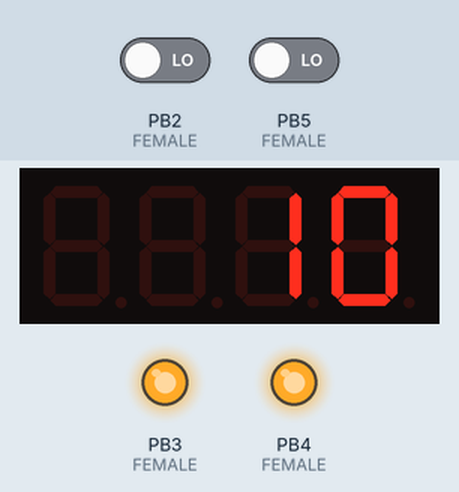
This sketch was run on a simulated ATtiny85, built with avr-gcc and run on an emulated ATtiny85. Parts: 4-digit seven-segment display, output pins drawn as LEDs (lit = HIGH). The inputs (shaded band) are chosen by the test bench; at power-on: PB2 (FEMALE) LOW, PB5 (FEMALE) LOW.

Above: at 0.1 s.
At 14.1 s:
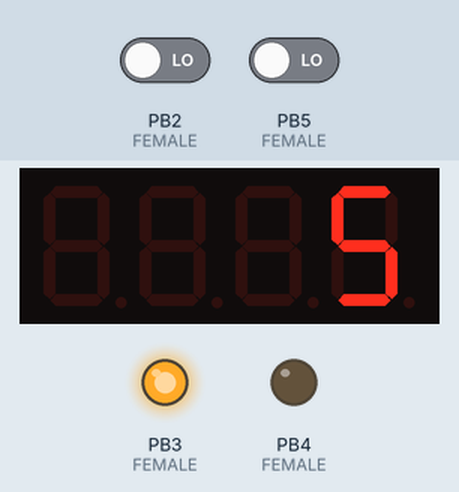
At 26.1 s:
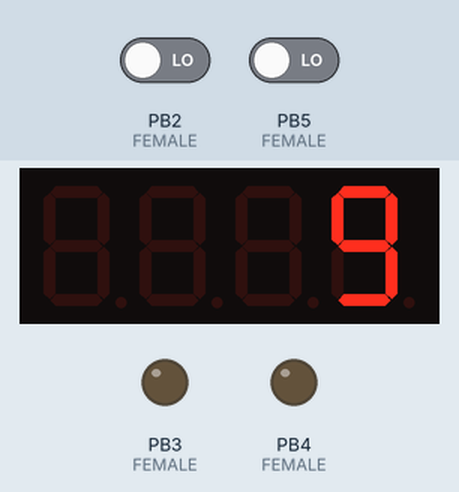
At 38.2 s:
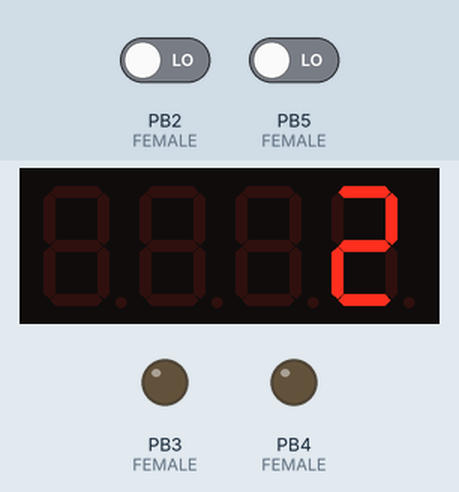
Timing chart, 0 to 39.7 s (numbered marks = the images above):
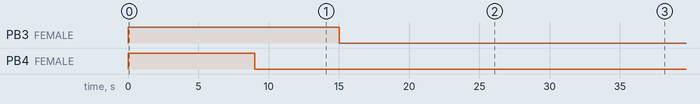

The sketch:

historyBox.ino
```cpp
#include <Wire.h> // Enable this line if using Arduino Uno, Mega, etc.
#include <Adafruit_GFX.h>
#include "Adafruit_LEDBackpack.h"

Adafruit_7segment matrix = Adafruit_7segment();

#define MALE0 A0
#define MALE1 A1
#define MALE2 A2
#define MALE3 A3
#define MALE4 13 // SCK
#define MALE5 11 // MOSI
#define MALE6 12 // MISO
#define MALE7 7

#define FEMALE0 4
#define FEMALE1 3
#define FEMALE2 2
#define FEMALE3 10
#define FEMALE4 9
#define FEMALE5 6
#define FEMALE6 5

int MALE[8] = {MALE0, MALE1, MALE2 ,MALE3, MALE4, MALE5, MALE6, MALE7};
int FEMALE[7] = {FEMALE0, FEMALE1, FEMALE2, FEMALE3, FEMALE4, FEMALE5, FEMALE6};

void setup() {
#ifndef __AVR_ATtiny85__
  Serial.begin(9600);
  Serial.println("History Quiz");
#endif
  matrix.begin(0x70);
  for(int index=0; index < 8; index++){
    pinMode(MALE[index], OUTPUT);
    digitalWrite(MALE[index], HIGH);
    if(index < 7){
      pinMode(FEMALE[index], INPUT_PULLUP);
    }
  }
}

void loop() {
  for(int i=0; i < 8; i++){
    digitalWrite(MALE[i], LOW);
    for(int j=0; j < 7; j++){
      if(!digitalRead(FEMALE[j])){
        matrix.print(FEMALE[j], DEC);
        matrix.writeDisplay();
        delay(1000);
      }
    }
  }
  matrix.print(9999, DEC);
  matrix.writeDisplay();
  delay(10);
}
```

Measured:
- by itself, PB3 (FEMALE): HIGH → LOW at 15.0 s
- by itself, PB4 (FEMALE): HIGH → LOW at 9.0 s
- what the display in image 1 shows lasts 1.0 s, from 14.0 s to 15.0 s
